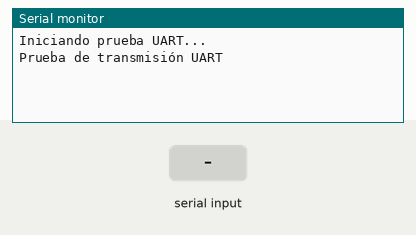
Recording of a sketch running on a simulated Arduino Uno, built with avr-gcc and run on an emulated ATmega328P. Parts: the last lines printed to the serial monitor. Inputs (shaded band) come from the test bench.

Above: at 2.0 s.
2.1 s: "1" received over Serial
At 4.8 s:
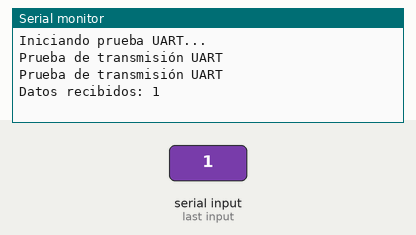
5.1 s: "0" received over Serial
At 5.1 s:
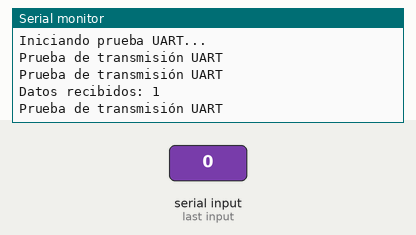
6.6 s: "2" received over Serial
At 7.9 s:
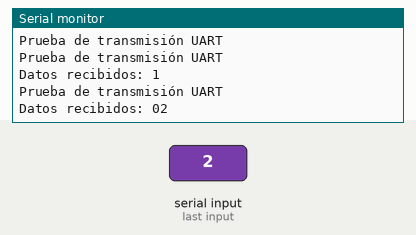

The sketch:

PruebaSPI.ino
```cpp
void setup() {
  // Inicia la comunicación serie para ver el resultado en el monitor
  Serial.begin(9600);
  // Mensaje de inicio
  Serial.println("Iniciando prueba UART...");
}

void loop() {
  // Enviar el mensaje por UART
  Serial.println("Prueba de transmisión UART");

  // Espera un segundo
  delay(1000);

  // Verificar si se ha recibido algún dato
  if (Serial.available() > 0) {
    // Leer cada byte recibido
    String receivedData = Serial.readString();

    // Imprimir los datos recibidos
    Serial.print("Datos recibidos: ");
    Serial.println(receivedData);
  }

  // Esperar antes de la siguiente iteración
  delay(1000);
}
```

Measured:
- after the input at 2.1 s, the serial monitor: prints a new line after 1.9 s (image 1)
- after the input at 6.6 s, the serial monitor: prints a new line after 1.0 s (image 3)
